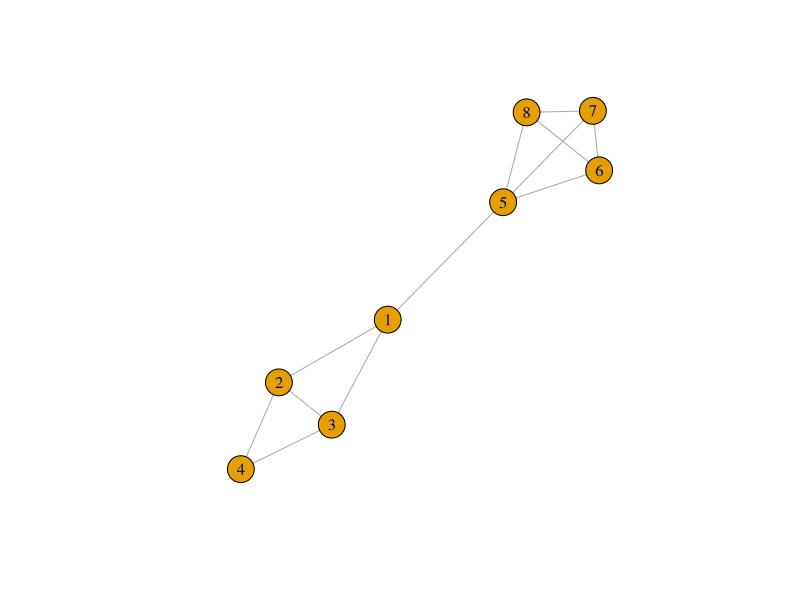

Here is the R script that generated this plot: (Note: this script raises an error after producing the figure.)
library(tidyverse)
library(igraph)

kite <- graph(c(1,2, 1,3, 2,3, 2,4, 3,4, 1,5, 5,6, 5,7, 5,8, 6,7, 6,8, 7,8), n = 8, directed = FALSE)
plot.igraph(kite)
partition <- c(1,1,1,1,2,2,2,2) # vector of partitions
modularity(kite, partition)

calculate_mod <- function(g, partition) {
  mat <- as_adjacency_matrix(g)
  k <- degree(g) # vector of degrees
  m <- ecount(g)
  mod <- 0
  for (i in 1:length(k)){
    for (j in 1:length(k)){
      x <- mat[i, j] - (k[i] * k[j])/(2 * m)
      x <- ifelse (partition[i] == partition[j], x * 1, x * 0)
      x <- x / (2 * m)
      mod <- mod + x
    }
  }
  return(mod)
}

calculate_mod(kite, partition)

g <- read_graph("data/harry_potter.gml", format = "gml")
V(g)$shape <- if_else(V(g)$sex == "M", "square", "circle")
V(g)$color <- if_else(V(g)$sex == "M", "red", "green")
plot(g)
V(g)$group <- if_else(V(g)$sex == "M", 1, 2)

partition <- V(g)$group
calculate_mod(g, partition)
modularity(g, partition)
